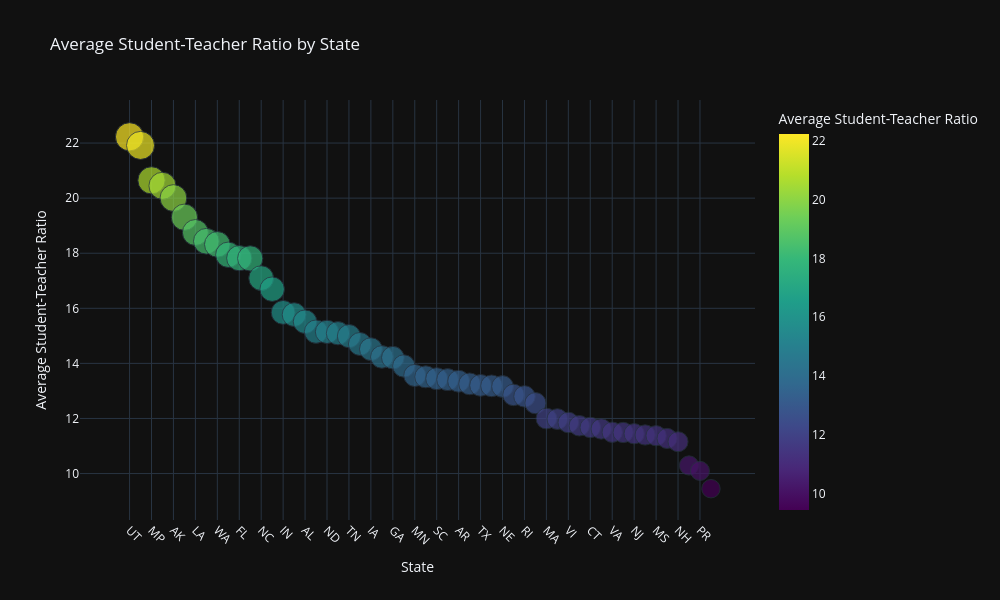

The notebook cell this image was saved under:
### Code cell
#scatter plotly plot to see the visual for student-teacher ratio

import plotly.express as px
fig = px.scatter(
    average_ratio_state_filtered,
    x='STATE',
    y='STUDENT_TEACHER_RATIO',
    size='STUDENT_TEACHER_RATIO',
    color='STUDENT_TEACHER_RATIO',
    hover_name='STATE',  
    title="Average Student-Teacher Ratio by State",
    labels={'STATE': 'State', 'STUDENT_TEACHER_RATIO': 'Average Student-Teacher Ratio'},
    color_continuous_scale='Viridis', 
    template='plotly_dark'  
)

# Update layout for better visual presentation
fig.update_layout(
    width=1000,
    height=600,
    xaxis_title='State',
    yaxis_title='Average Student-Teacher Ratio',
    xaxis_tickangle=45 
)

fig.show()

### Figure 1 — Plotly figure (JSON) as saved in the notebook; plotly's stock layout.template omitted (floating-point values rounded to 4 significant figures)
{"data": [{"hovertemplate": "<b>%{hovertext}</b><br><br>State=%{x}<br>Average Student-Teacher Ratio=%{marker.color}<extra></extra>", "hovertext": ["UT", "ID", "MP", "CA", "AK", "NV", "LA", "OR", "WA", "MI", "FL", "OH", "NC", "CO", "IN", "OK", "AL", "WI", "ND", "KY", "TN", "NM", "IA", "HI", "GA", "MD", "MN", "KS", "SC", "SD", "AR", "PA", "TX", "DE", "NE", "IL", "RI", "WV", "MA", "VT", "VI", "MO", "CT", "DC", "VA", "NY", "NJ", "WY", "MS", "MT", "NH", "ME", "PR", "AZ"], "legendgroup": "", "marker": {"color": [22.23, 21.91, 20.65, 20.45, 20.0, 19.31, 18.75, 18.43, 18.32, 17.94, 17.82, 17.81, 17.1, 16.69, 15.85, 15.77, 15.51, 15.15, 15.15, 15.1, 14.99, 14.7, 14.52, 14.23, 14.21, 13.91, 13.56, 13.51, 13.45, 13.41, 13.35, 13.26, 13.2, 13.18, 13.16, 12.86, 12.8, 12.56, 12.0, 11.98, 11.86, 11.74, 11.67, 11.62, 11.5, 11.49, 11.45, 11.4, 11.37, 11.28, 11.16, 10.29, 10.1, 9.45], "coloraxis": "coloraxis", "size": [22.23, 21.91, 20.65, 20.45, 20.0, 19.31, 18.75, 18.43, 18.32, 17.94, 17.82, 17.81, 17.1, 16.69, 15.85, 15.77, 15.51, 15.15, 15.15, 15.1, 14.99, 14.7, 14.52, 14.23, 14.21, 13.91, 13.56, 13.51, 13.45, 13.41, 13.35, 13.26, 13.2, 13.18, 13.16, 12.86, 12.8, 12.56, 12.0, 11.98, 11.86, 11.74, 11.67, 11.62, 11.5, 11.49, 11.45, 11.4, 11.37, 11.28, 11.16, 10.29, 10.1, 9.45], "sizemode": "area", "sizeref": 0.05557, "symbol": "circle"}, "mode": "markers", "name": "", "orientation": "v", "showlegend": false, "type": "scatter", "x": ["UT", "ID", "MP", "CA", "AK", "NV", "LA", "OR", "WA", "MI", "FL", "OH", "NC", "CO", "IN", "OK", "AL", "WI", "ND", "KY", "TN", "NM", "IA", "HI", "GA", "MD", "MN", "KS", "SC", "SD", "AR", "PA", "TX", "DE", "NE", "IL", "RI", "WV", "MA", "VT", "VI", "MO", "CT", "DC", "VA", "NY", "NJ", "WY", "MS", "MT", "NH", "ME", "PR", "AZ"], "xaxis": "x", "y": [22.23, 21.91, 20.65, 20.45, 20.0, 19.31, 18.75, 18.43, 18.32, 17.94, 17.82, 17.81, 17.1, 16.69, 15.85, 15.77, 15.51, 15.15, 15.15, 15.1, 14.99, 14.7, 14.52, 14.23, 14.21, 13.91, 13.56, 13.51, 13.45, 13.41, 13.35, 13.26, 13.2, 13.18, 13.16, 12.86, 12.8, 12.56, 12.0, 11.98, 11.86, 11.74, 11.67, 11.62, 11.5, 11.49, 11.45, 11.4, 11.37, 11.28, 11.16, 10.29, 10.1, 9.45], "yaxis": "y"}], "layout": {"coloraxis": {"colorbar": {"title": {"text": "Average Student-Teacher Ratio"}}, "colorscale": [[0, "#440154"], [0.1111, "#482878"], [0.2222, "#3e4989"], [0.3333, "#31688e"], [0.4444, "#26828e"], [0.5556, "#1f9e89"], [0.6667, "#35b779"], [0.7778, "#6ece58"], [0.8889, "#b5de2b"], [1, "#fde725"]]}, "height": 600, "legend": {"itemsizing": "constant", "tracegroupgap": 0}, "title": {"text": "Average Student-Teacher Ratio by State"}, "width": 1000, "xaxis": {"anchor": "y", "autorange": true, "domain": [0, 1], "range": [-4.563, 57.05], "tickangle": 45, "title": {"text": "State"}, "type": "category"}, "yaxis": {"anchor": "x", "autorange": true, "domain": [0, 1], "range": [8.314, 23.56], "title": {"text": "Average Student-Teacher Ratio"}, "type": "linear"}}}
